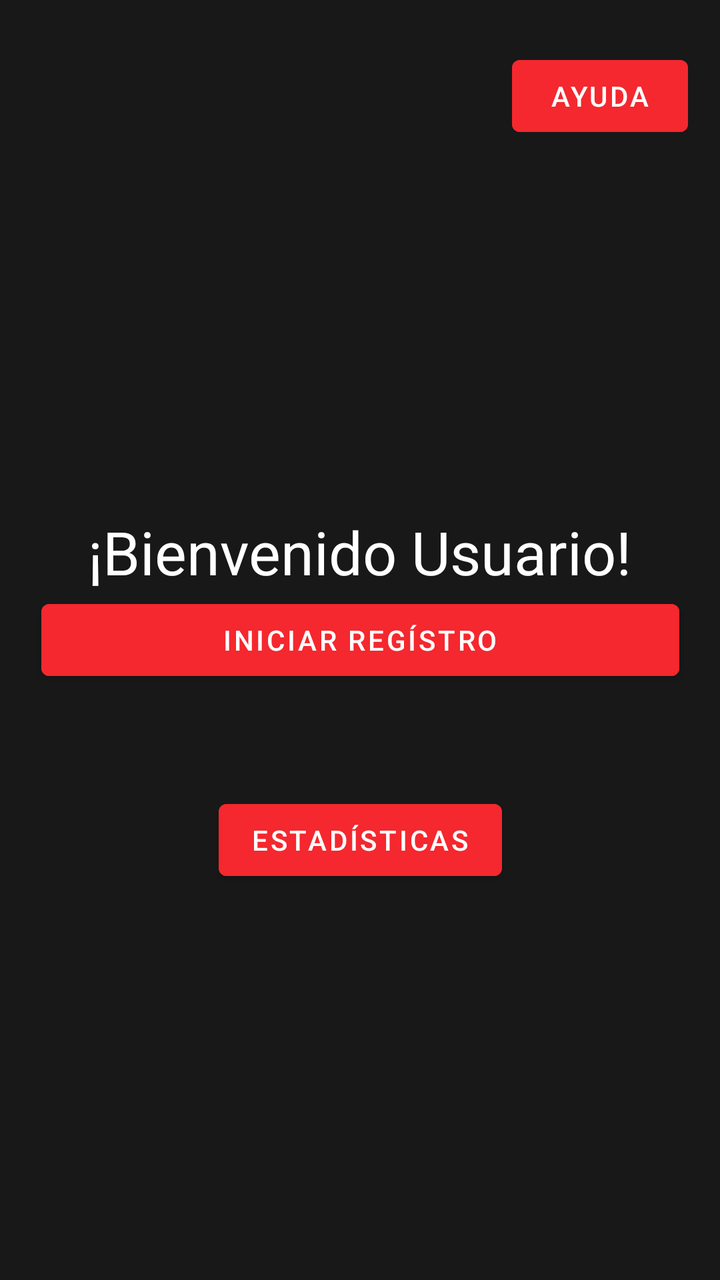
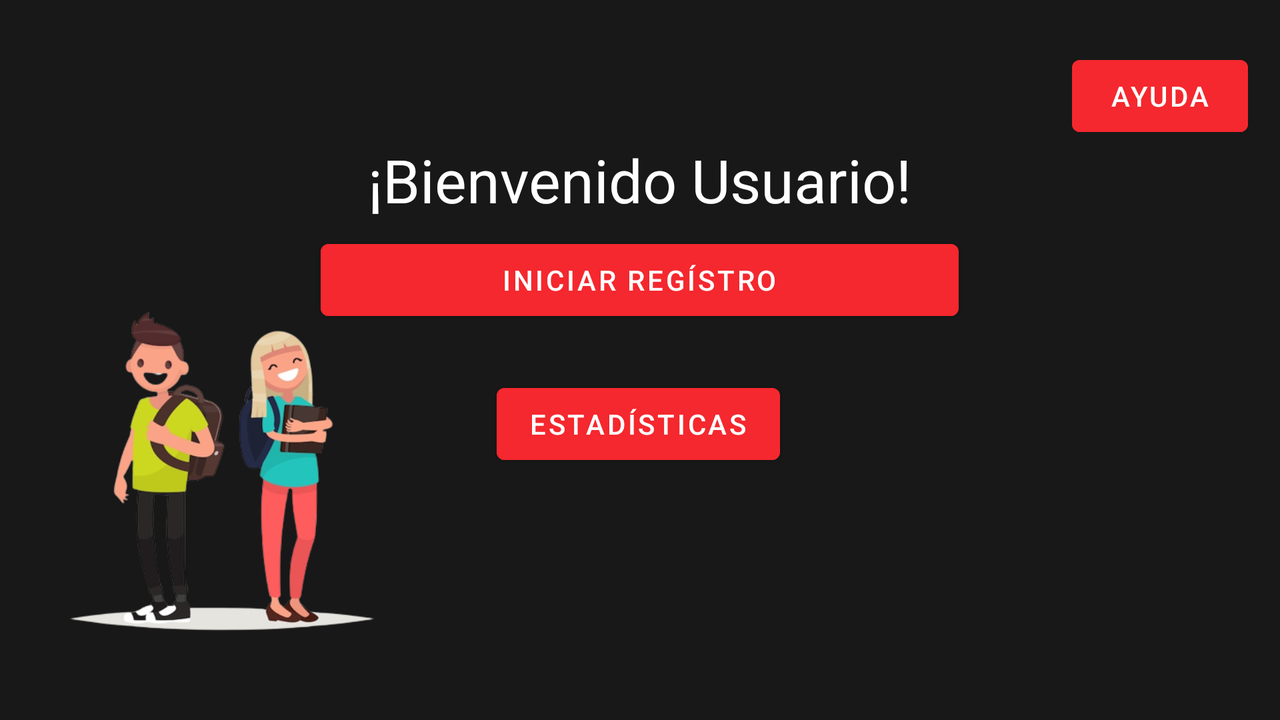

The same Android screen from two of the app's own layout files: first res/layout/ as a phone draws it, then the repository's variant for another configuration, drawn on a device whose configuration selects that folder. Both files follow.
<!-- AndroidManifest.xml: application theme Theme.AppKotlin2 -->
<!-- res/layout/activity_main.xml -->
<?xml version="1.0" encoding="utf-8"?>
<androidx.constraintlayout.widget.ConstraintLayout xmlns:android="http://schemas.android.com/apk/res/android"
    xmlns:app="http://schemas.android.com/apk/res-auto"
    xmlns:tools="http://schemas.android.com/tools"
    android:layout_width="match_parent"
    android:layout_height="match_parent"
    tools:context=".MainActivity"
    android:background="#181818"
    >


    <Button
        android:id="@+id/buttonayuda"
        android:layout_width="wrap_content"
        android:layout_height="wrap_content"
        android:layout_marginTop="24dp"
        android:layout_marginEnd="16dp"
        android:backgroundTint="#f4282e"
        android:orientation="vertical"
        android:text="@string/ayuda"
        app:layout_constraintEnd_toEndOf="parent"
        app:layout_constraintTop_toTopOf="parent"
        tools:ignore="MissingConstraints" />

    <Button
        android:id="@+id/buttoniniciarregistro"
        android:layout_width="319dp"
        android:layout_height="48dp"
        android:backgroundTint="#f4282e"
        android:gravity="center"
        android:text="@string/iniciar_reg_stro"
        app:layout_constraintBottom_toBottomOf="parent"
        app:layout_constraintEnd_toEndOf="parent"
        app:layout_constraintStart_toStartOf="parent"
        app:layout_constraintTop_toTopOf="parent"
        tools:ignore="MissingConstraints" />

    <Button
        android:id="@+id/buttonestadisticas"
        android:layout_width="wrap_content"
        android:layout_height="wrap_content"
        android:layout_marginTop="52dp"
        android:backgroundTint="#f4282e"
        android:text="@string/estad_sticas"
        app:layout_constraintEnd_toEndOf="parent"
        app:layout_constraintStart_toStartOf="parent"
        app:layout_constraintTop_toBottomOf="@+id/buttoniniciarregistro"
        tools:ignore="MissingConstraints" />

    <TextView
        android:id="@+id/textView3"
        android:layout_width="wrap_content"
        android:layout_height="wrap_content"
        android:text="¡Bienvenido Usuario!"
        android:textColor="#fff"
        android:textSize="30sp"
        app:layout_constraintBottom_toTopOf="@+id/buttoniniciarregistro"
        app:layout_constraintEnd_toEndOf="parent"
        app:layout_constraintStart_toStartOf="parent"
        tools:ignore="MissingConstraints" />

</androidx.constraintlayout.widget.ConstraintLayout>
<!-- resources referenced by this layout -->
<resources>
  <string name="ayuda">Ayuda</string>
  <string name="estad_sticas">Estadísticas</string>
  <string name="iniciar_reg_stro">Iniciar Regístro</string>
  <style name="Theme.AppKotlin2" parent="Theme.MaterialComponents.DayNight.NoActionBar">
          
          <item name="colorPrimary">@color/purple_500</item>
          <item name="colorPrimaryVariant">@color/purple_700</item>
          <item name="colorOnPrimary">@color/white</item>
          
          <item name="colorSecondary">@color/teal_200</item>
          <item name="colorSecondaryVariant">@color/teal_700</item>
          <item name="colorOnSecondary">@color/black</item>
          
          <item name="android:statusBarColor" tools:targetApi="l">?attr/colorPrimaryVariant</item>
          
          <item name="colorControlActivated">@color/Red</item>
      </style>
  <color name="purple_500">#FF6200EE</color>
  <color name="purple_700">#FF3700B3</color>
  <color name="white">#FFFFFFFF</color>
  <color name="teal_200">#FF03DAC5</color>
  <color name="teal_700">#FF018786</color>
  <color name="black">#FF000000</color>
  <color name="Red">#f4282e</color>
</resources>
<!-- res/layout-land/activity_main.xml (the repository's variant of the layout above) -->
<!-- drawn on the phone turned sideways -->
<?xml version="1.0" encoding="utf-8"?>
<FrameLayout
    xmlns:android="http://schemas.android.com/apk/res/android"
    xmlns:app="http://schemas.android.com/apk/res-auto"
    xmlns:tools="http://schemas.android.com/tools"
    android:layout_width="match_parent"
    android:layout_height="match_parent"
    tools:context=".MainActivity"
    android:background="#181818"
    android:orientation="vertical"
    >


    <Button
        android:id="@+id/buttonayuda"
        android:layout_width="wrap_content"
        android:layout_height="wrap_content"
        android:layout_marginTop="24dp"
        android:layout_marginEnd="16dp"
        android:backgroundTint="#f4282e"
        android:layout_gravity="top|end"
        android:text="@string/ayuda"
        tools:ignore="MissingConstraints" />

    <Button
        android:id="@+id/buttoniniciarregistro"
        android:layout_width="319dp"
        android:layout_height="48dp"
        android:layout_marginBottom="40dp"
        android:backgroundTint="#f4282e"
        android:layout_gravity="center"
        android:text="@string/iniciar_reg_stro"/>

    <Button
        android:id="@+id/buttonestadisticas"
        android:layout_width="wrap_content"
        android:layout_height="wrap_content"
        android:layout_marginTop="52dp"
        android:backgroundTint="#f4282e"
        android:layout_gravity="right|center_vertical"
        android:layout_marginRight="250dp"
        android:layout_marginBottom="20dp"
        android:text="@string/estad_sticas"
        tools:ignore="MissingConstraints" />

    <TextView
        android:id="@+id/textbienvenido"
        android:layout_width="wrap_content"
        android:layout_height="wrap_content"
        android:layout_gravity="center"
       android:layout_marginBottom="90dp"
        android:text="@string/bienvendo_usuario"
        android:textColor="#fff"
        android:textSize="30sp"
        tools:ignore="MissingConstraints" />

    <ImageView
        android:id="@+id/imageView2"
        android:layout_width="220dp"
        android:layout_height="268dp"
        android:layout_marginTop="100dp"
        android:layout_marginLeft="1dp"
        app:srcCompat="@drawable/estudiantes" />

</FrameLayout>
<!-- resources referenced by the variant -->
<!-- as the phone turned sideways resolves them -->
<resources>
  <!-- drawable estudiantes: png bitmap (drawable, 100944 bytes) -->
  <string name="ayuda">Ayuda</string>
  <string name="bienvendo_usuario">¡Bienvenido Usuario!</string>
  <string name="estad_sticas">Estadísticas</string>
  <string name="iniciar_reg_stro">Iniciar Regístro</string>
  <style name="Theme.AppKotlin2" parent="Theme.MaterialComponents.DayNight.NoActionBar">
          
          <item name="colorPrimary">@color/purple_500</item>
          <item name="colorPrimaryVariant">@color/purple_700</item>
          <item name="colorOnPrimary">@color/white</item>
          
          <item name="colorSecondary">@color/teal_200</item>
          <item name="colorSecondaryVariant">@color/teal_700</item>
          <item name="colorOnSecondary">@color/black</item>
          
          <item name="android:statusBarColor" tools:targetApi="l">?attr/colorPrimaryVariant</item>
          
          <item name="colorControlActivated">@color/Red</item>
      </style>
  <color name="purple_500">#FF6200EE</color>
  <color name="purple_700">#FF3700B3</color>
  <color name="white">#FFFFFFFF</color>
  <color name="teal_200">#FF03DAC5</color>
  <color name="teal_700">#FF018786</color>
  <color name="black">#FF000000</color>
  <color name="Red">#f4282e</color>
</resources>
